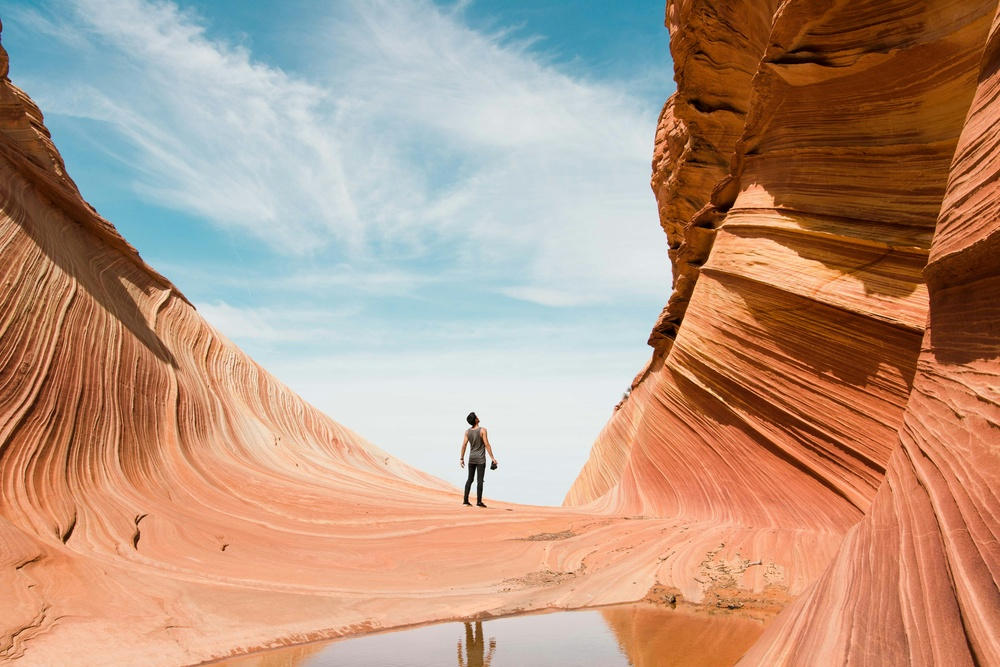
#> input picture threading/images/christopher-ruel-cvw75oY6Mjc-unsplash.jpg, 1000 x 667 px, shrunk from 6000 x 4000 before the run; its folder holds 3 pictures in this run
$ python multi-thread.py
#> lines starting #> are read from the running program, lines starting #| are printed output that depends on the picture
import os
from multiprocessing import Pool
from PIL import Image

def process_image(image_path):
    """
    Function to convert an image to grayscale and save it.
    """
    try:
        img = Image.open(image_path)
#> img is the input picture: PIL image 1000x667 RGB; mean R, G, B 184.7, 151, 129.9
        grayscale_img = img.convert("L")  # Convert image to grayscale
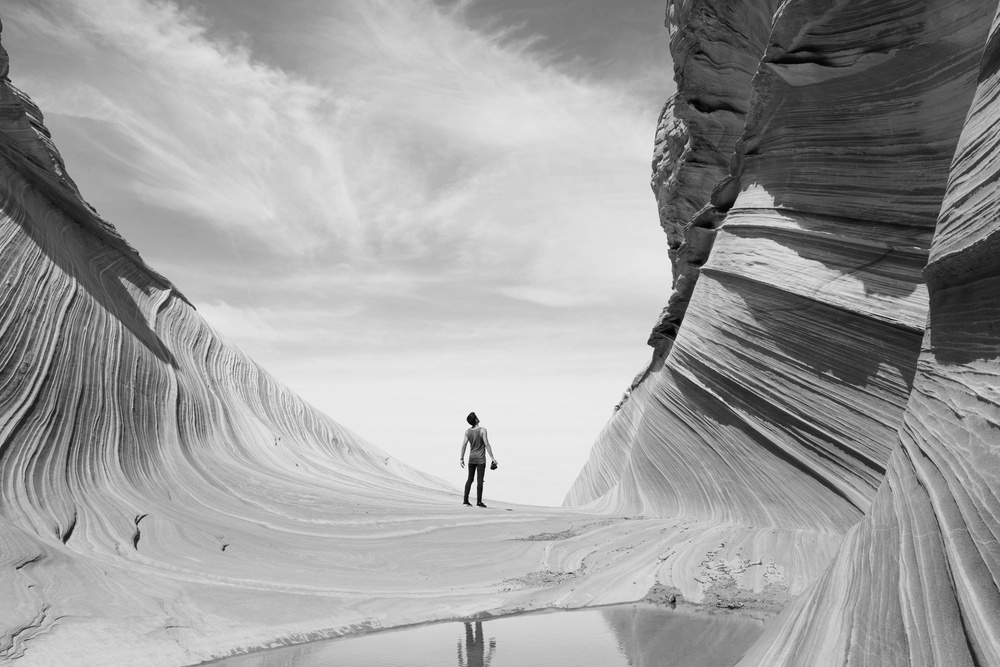
#> grayscale_img: PIL image 1000x667 L; min 0, max 254, mean 158.6
        # Save the grayscale image
        new_path = os.path.splitext(image_path)[0] + "_grayscale.jpg"
        grayscale_img.save(new_path)
        print(f"Processed {image_path}")
    except Exception as e:
        print(f"Failed to process {image_path}: {e}")

def process_images_in_parallel(image_paths, num_processes):
    """
    Function to process multiple images in parallel.
    """
    with Pool(num_processes) as pool:
        pool.map(process_image, image_paths)
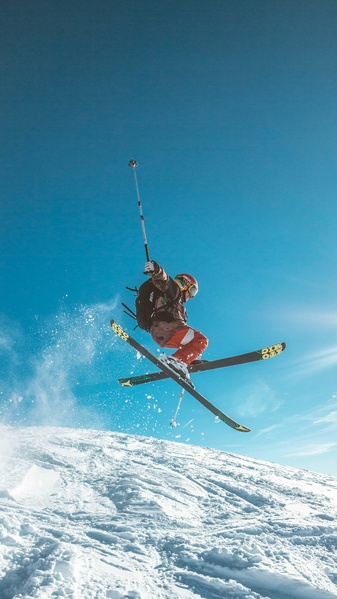
#> input picture threading/images/matthieu-petiard-Pf6e3o0GL4M-unsplash.jpg, 337 x 599 px, shrunk from 2023 x 3596 before the run
#> in process_image, img is the input picture: PIL image 337x599 RGB; mean R, G, B 91.8, 152.3, 175.2
#> in process_image (call 2), `grayscale_img = img.convert("L")`:
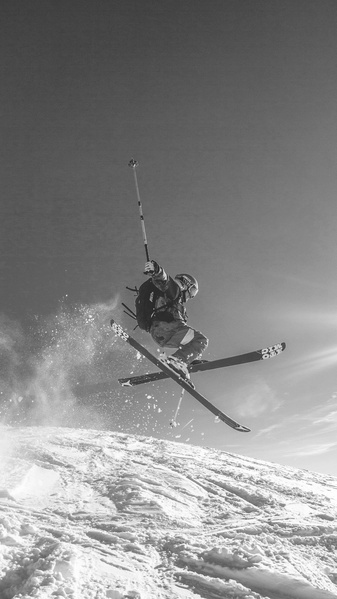
#> grayscale_img: PIL image 337x599 L; min 32, max 255, mean 136.8
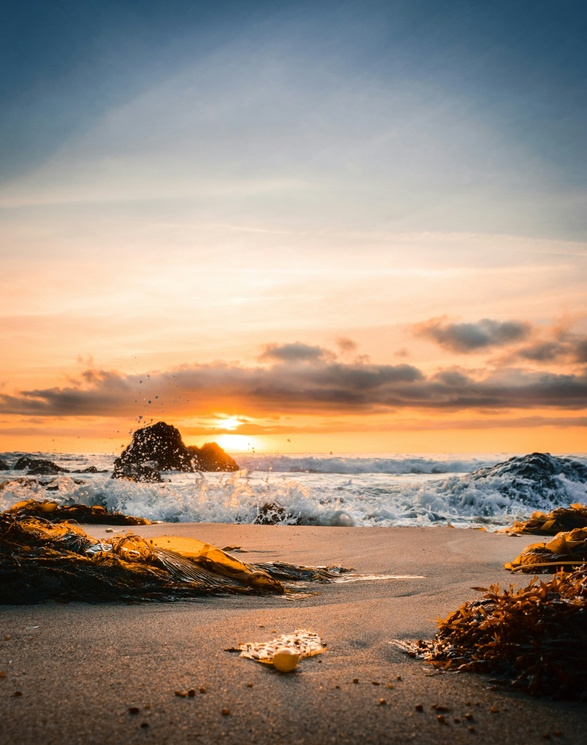
#> input picture threading/images/shea-rouda-Ete0zMKPWys-unsplash.jpg, 587 x 745 px, shrunk from 3523 x 4468 before the run
#> in process_image, img is the input picture: PIL image 587x745 RGB; mean R, G, B 157.4, 139.5, 124
#> in process_image (call 3), `grayscale_img = img.convert("L")`:
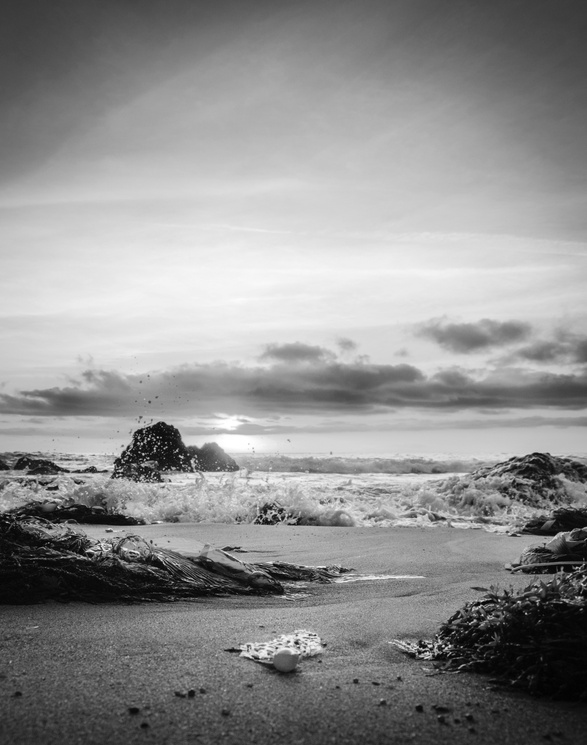
#> grayscale_img: PIL image 587x745 L; min 1, max 255, mean 143.1

if __name__ == "__main__":
    # List of image paths to be processed
    image_folder = "images"
    image_paths = [os.path.join(image_folder, f) for f in os.listdir(image_folder) if f.endswith(('jpg', 'jpeg', 'png'))]

    # Number of processes to run in parallel
    num_processes = 4  # Set this to the number of CPU cores available

    # Process images in parallel
    process_images_in_parallel(image_paths, num_processes)

    print("All images processed.")
